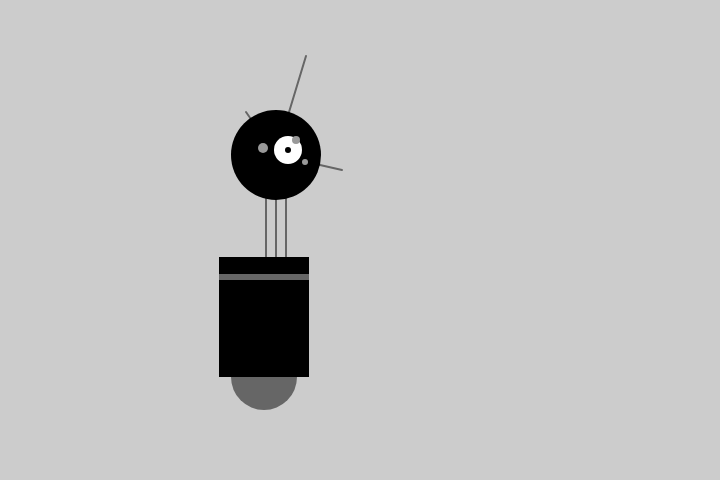
Frame 1 (no input)
Frame 60 (no input): identical to frame 1, image omitted
Frame 120 (the mouse pressed at the canvas centre since frame 60): identical to frame 1, image omitted

The p5.js sketch that drew this single still picture (run headless with seeded random() and noise() and a simulated clock; from frame 60 on, the mouse is pressed at the canvas centre):

// p5.js sketch
// ── sketch.js
function setup() {
  createCanvas (720, 480);
  strokeWeight (2);
  ellipseMode (RADIUS);
}

function draw() {
background (204);

//Neck
stroke (102);  //Set stroke to gray
line (266, 257, 266, 162);  //Left
line (276, 257, 276, 162);  //Middle
line (286, 257, 286, 162);  //Right

//Antennae
line (276, 155, 246, 112);  //Small
line (276, 155, 306, 56);  //Tall
line (276, 155, 342, 170); //Medium

//Body
noStroke (); //Disable Stroke
fill (102);  //Set fill to gray
ellipse (264, 377, 33, 33); //Antigravity orb
fill (0);  //Set fill to black
rect (219, 257, 90, 120) //Main body
fill (102); //Set fill to black
rect (219, 274, 90, 6); //Gray stripe

//Head
fill (0);  //Set fill to black
ellipse (276, 155, 45, 45); //Head
fill (255);  //Set fill to white
ellipse (288, 150, 14, 14);  //Large eye
fill (0);  //Set fill to black
ellipse (288, 150, 3, 3);  //Pupil
fill (153);  //Set fill to light gray
ellipse (263, 148, 5, 5);  //Small eye 1
ellipse (296, 140, 4,4); // Small eye 2
ellipse (305, 162, 3, 3); // small eye 3
}
